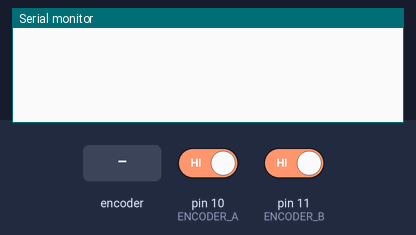
A sketch run on a simulated Arduino Uno, built with avr-gcc and run on an emulated ATmega328P. Parts: the last lines printed to the serial monitor. The inputs (shaded band) are chosen by the test bench; at power-on: pin 10 (ENCODER_A) HIGH, pin 11 (ENCODER_B) HIGH.

Above: at 1.2 s.
1.3 s: rotary encoder on pin 10 (ENCODER_A) / pin 11 (ENCODER_B) turned 1 step (first pin leading)
At 2.6 s:
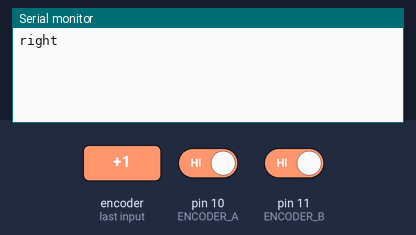
3.0 s: rotary encoder on pin 10 (ENCODER_A) / pin 11 (ENCODER_B) turned 2 steps (second pin leading)
At 4.2 s:
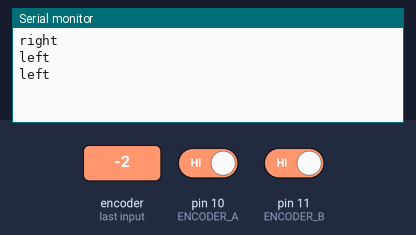

Measured:
- after the input at 1.3 s, the serial monitor: prints a new line after 0.08 s (image 1)
- after the input at 3.0 s, the serial monitor: prints a new line after 0.08 s (image 2)

The sketch:

rotary.ino
```cpp
#include <Arduino.h>

#define ENCODER_A 10
#define ENCODER_B 11
#define ENCODER_BTN 16

#define RIGHT 2
#define LEFT 1

char flag_btn = 0;
char flag_up = 0;
char flag_down = 0;

unsigned long cur_millis = 0;
unsigned long pre_millis = 0;

void setup()
{
    pinMode(ENCODER_A, INPUT);
    pinMode(ENCODER_B, INPUT);
    pinMode(ENCODER_BTN, INPUT);

    digitalWrite(ENCODER_A, OUTPUT);
    digitalWrite(ENCODER_B, OUTPUT);
    digitalWrite(ENCODER_BTN, OUTPUT);

    Serial.begin(9600);
}

int state = 0;
int direction = 0;
int left_state = 0;
int right_State = 0;

void loop()
{
    int in_a = digitalRead(ENCODER_A);
    int in_b = digitalRead(ENCODER_B);

    // if (in_a == 1 && in_b == 1) {
    //     if (state == 3 && direction == RIGHT) {
    //         state = 0;
    //         Serial.println("right");
    //     } else if (state == 1 && direction == LEFT) {
    //         state = 0;
    //         Serial.println("left");
    //     }
    //     direction = 0;
    // } else if (in_a == 0 && in_b == 1) {
    //     if (state == 0) {
    //         direction = RIGHT;
    //         state = 1;
    //     }
    // } else if (in_a == 0 && in_b == 0) {
    //     state = 2;
    // } else if (in_a == 1 && in_b == 0) {
    //     if (state == 0) {
    //         state = 3;
    //         direction = LEFT;
    //     } else if (state == 2) {
    //         state = 3;
    //         direction= RIGHT;
    //     }
    // }


    if (in_a == 1 && in_b == 1) {
        if (right_State == 3) {
            Serial.println("right");
        } else if (left_state == 3) {
            Serial.println("left");
        }
        left_state = 0;
        right_State = 0;
    } else if (in_a == 0 && in_b == 1) {
        if (right_State == 0) {
            right_State = 1;
        } else if (left_state == 2) {
            left_state = 3;
        }
    } else if (in_a == 0 && in_b == 0) {
        if (right_State == 1) {
            right_State = 2;
        } else if (left_state == 1) {
            left_state = 2;
        }
    } else if (in_a == 1 && in_b == 0) {
        if (right_State == 2) {
            right_State = 3;
        } else if (left_state == 0) {
            left_state = 1;
        }
    }
}
```
